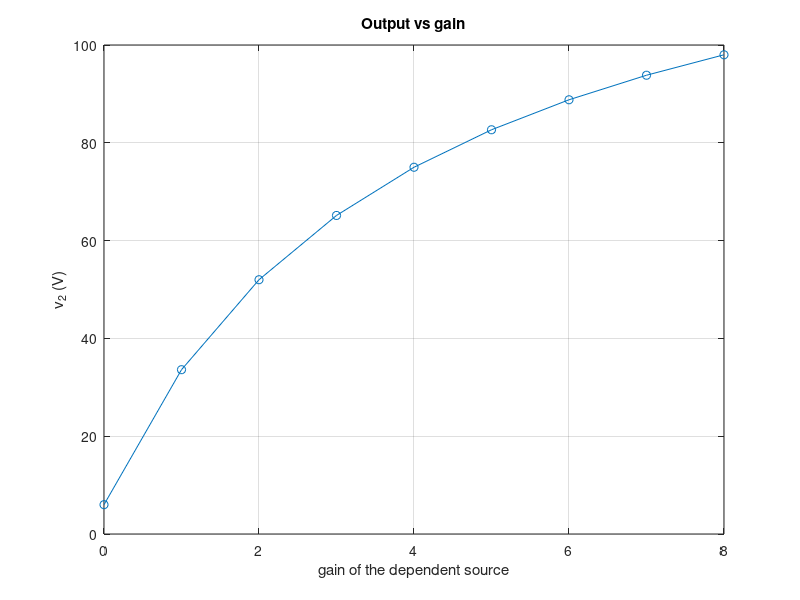

This figure's MATLAB source:
% Circuits 1 — The Node-Voltage Method and Dependent Sources
%title: Nodal Analysis with a Dependent Source
%ar-title: جهود العقد مع مصدر تابع
%lesson: c1-techniques-2
%course: circuits-1

%% Substitute the constraint into the equations
%ar: القيد ix = (24 − v1)/6. نعوّضه في معادلة v2: (v2 − v1)/10 − 4(24 − v1)/6 = 0. هكذا يبقى مجهولان فقط.
%ar: العقدة v1: v1(1/6 + 1/2 + 1/10) − v2/10 = 24/6. العقدة v2: v1(−1/10 + 4/6) + v2/10 = 4·24/6.
A = [1/6 + 1/2 + 1/10, -1/10
     -1/10 + 4/6,       1/10];
b = [24/6; 4*24/6];
v = A \ b;
ix = (24 - v(1))/6;
fprintf('v1 = %g V, v2 = %g V, ix = %g A\n', v, ix)
%check: abs(v(1) - 15) < 1e-9 && abs(v(2) - 75) < 1e-9 && abs(ix - 1.5) < 1e-12

%% The matrix is no longer symmetric
%ar: المصدر التابع يكسر تماثل المصفوفة. لهذا لا نكتبها «بالنظر» كما في الدرس السابق، بل من المعادلات.
fprintf('symmetric? %d\n', isequal(A, A'))

%% Keep ix as a third unknown instead
%ar: طريقة أسهل للبرمجة: نترك ix مجهولًا ثالثًا ونضيف معادلة القيد صفًا. النتيجة نفسها.
A3 = [1/6 + 1/2 + 1/10, -1/10, 0
      -1/10,              1/10, -4
      1/6,                0,     1];
b3 = [24/6; 0; 24/6];
x = A3 \ b3;
fprintf('v1 = %g, v2 = %g, ix = %g\n', x)
%check: all(abs(x - [15; 75; 1.5]) < 1e-9)

%%! Project idea: an amplifier model
%ar: المصدر التابع هو نموذج الترانزستور والمكبر. غيّر الكسب (4 في المثال) وارسم v2: الخرج يكبر خطيًا مع الكسب. هذه بداية مشروع «تصميم مكبر بسيط».
k = 0:1:8; v2 = zeros(size(k));
for n = 1:numel(k)
    A3(2,3) = -k(n); s = A3 \ b3; v2(n) = s(2);
end
plot(k, v2, '-o'); grid on; xlabel('gain of the dependent source'); ylabel('v_2 (V)'); title('Output vs gain')
